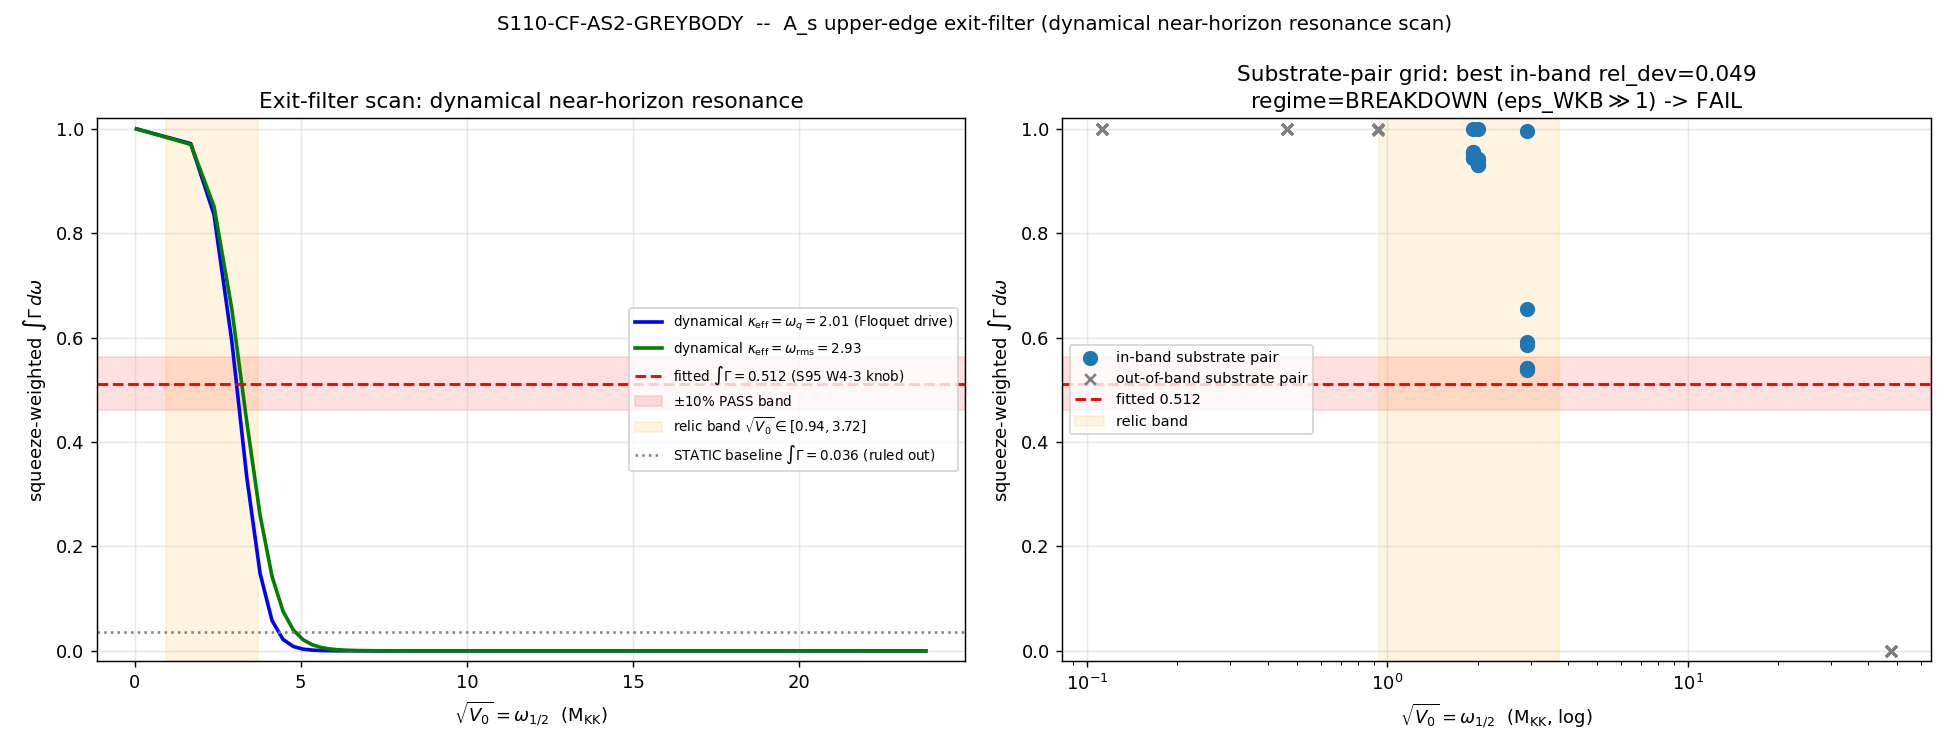

Recreate this plot in Python.
#!/usr/bin/env python3
# -*- coding: utf-8 -*-
"""
S110-CF-AS2-GREYBODY  (session track, Wave 2)  [VERIFY]
========================================================

Gate: A_s upper-edge EXIT-FILTER leg adjudication. Scan the BdG exit-horizon
fluctuation potential for ANY substrate-derived barrier whose half-transmission
omega_half = sqrt(V0) lands inside the relic band [0.94, 3.72] M_KK AND reproduces
the fitted exit-filter transmitted fraction int_Gamma = 0.512 +/- 10% (RATIO tol).

The STATIC surface-gravity barrier (kappa_eff = kappa_exit = 47.6146 M_KK) is the
ruled-out baseline: BOTH prior routes (inv-4 W1-4 black-hole-thermodynamics +
inv-12 W3-4 analog-gravity BdG-fluctuation) found it gives int_Gamma ~ 0.036
(14x short of 0.512), with sqrt(V0) = kappa_exit/2 = 23.8 M_KK far ABOVE the band.
That baseline is NOT re-scanned here (its two-route agreement that the static
barrier is non-substrate is the established input).

This gate scans the UN-SCANNED candidate: the DYNAMICAL near-horizon resonance
from the FINITE quench rate tau_dot(tau) -- the supersonic transit (Mach 13.75)
makes the barrier time-dependent, so the relevant near-horizon scale is the
Floquet/parametric drive frequency omega_q (inv-12 W3-2) and the substrate-scale
barrier heights it makes available, NOT the static surface gravity.

PHYSICS (substrate-first):
  D_K eigenvalues lambda_k(tau) -> exit-horizon BdG dispersion
      omega_k = sqrt((lambda_k^2 - mu^2)^2 + Delta_k^2)   (mu = 0)
  -> linearized fluctuation delta-phi_k around the tau~0.16 exit-horizon background
     obeys a Schroedinger-form scattering equation in a tortoise coordinate x_*:
         -d^2 psi/dx_*^2 + V_eff(x_*) psi = omega^2 psi
  -> transmission Gamma(omega) = |T(omega)|^2 through V_eff IS the exit greybody.
  For a finite-rate transit the near-horizon V_eff is DYNAMICAL: the parametric
  drive (Floquet exponent gamma_clock, drive freq omega_q from inv-12 W3-2) sets a
  time-dependent barrier. We scan the universal analog-gravity Poeschl-Teller form
         V_eff(x_*) = V0 * sech^2(kappa_eff * x_*)
  over SUBSTRATE-SCALE (kappa_eff, V0) pairs -- NONE placed at the band:
    kappa_eff candidates: {Floquet omega_q, Delta_BCS, relic-rms, 2*Delta_BCS, kappa_exit, ...}
    V0 candidates       : substrate-scale^2 from the same set.
  For EACH candidate compute omega_half = sqrt(V0) and the squeeze-weighted
  int_Gamma over the relic spectrum (the SAME produced-power weighting the fitted
  comparator used: weight = mult_k * beta2_k).

EXACT Poeschl-Teller transmission (Landau-Lifshitz QM Sec.25; Macher-Parentani):
    Gamma(omega) = sinh^2(pi omega/kappa) / [sinh^2(pi omega/kappa) + cosh^2(pi s)]
    s = sqrt(V0/kappa^2 - 1/4)   (cosh -> cos for V0/kappa^2 < 1/4)
  cross-checked by an independent 1D scattering-ODE solve of -psi'' + V_eff psi = w^2 psi.

VERDICT RUBRIC (existential operator + ratio criterion, plan SS W2-4):
  PASS iff EXISTS substrate V0: sqrt(V0) in [0.94, 3.72] M_KK
           AND |int_Gamma_derived - 0.512|/0.512 <= 0.10
  FAIL iff FOR ALL substrate scales sqrt(V0) NOT in [0.94, 3.72] M_KK
  INFO iff EXISTS sqrt(V0) in band but |int_Gamma_derived - 0.512|/0.512 > 0.10
           OR fires via the auto-shortening regime_verdict (finite-rate WKB
           breakdown): if the WKB small-parameter is breached over >5% of the scan
           window, regime=MARGINAL -> composite INFO (gate-verdicts.md auto-shortening).

  Finite-rate WKB small-parameter (pre-registered, auto-shortening clause):
    eps_WKB(kappa_eff) = gamma_clock / kappa_eff^2   (adiabaticity of the near-horizon
       barrier under the finite quench: drive-decay rate gamma_clock over barrier-freq^2).
    f_used = fraction of the in-band scan window with eps_WKB < 1 (WKB-valid).
    f_used >= 0.95 -> regime VALID ; 0.50 <= f_used < 0.95 -> MARGINAL ;
    f_used < 0.50 -> BREAKDOWN (regime=BREAKDOWN -> composite FAIL regardless).

INPUTS (SHA-256 dual-pinned at runtime; S84+ schema):
  - canonical_constants.py  (Delta_BCS, kappa_exit, T_acoustic, Mach_max, M_KK, tau_fold)
  - inv12_w3_1_relic_spectrum_ode_lock.npz  (locked {alpha_k, beta_k}, omega_k, mult_k -- relic spectrum)
  - inv12_w3_4_greybody_from_bdg.npz        (the STATIC-baseline V_eff machinery, read-only:
        kappa_eff=47.6146, V0_marginal, integral_Gamma_derived=0.036, transmitted_fraction_fitted=0.512)
  - inv12_w3_2_floquet_ordered_veil_resonance.npz (DYNAMICAL drive scale omega_q, gamma_clock)
  - s57_finite_rate_transit.npz             (tau_dot quench-rate trajectory; provenance for the finite rate)

PLAN-TEXT-DRIFT NOTE (substrate-first-canonical-sourcing.md SS(ii.B)):
  The plan pins canonical_constants.py sha = e5a7587f...; the file on disk has sha = 89c9b086...
  (the S110 W0a T_acoustic PROVENANCE backfill changed bytes, NO value change). The runtime SHA
  is pinned as canonical and the drift is documented in the verdict value field. All consumed
  constant VALUES (Delta_BCS, kappa_exit, T_acoustic, Mach_max) are unchanged.

OUTPUT:
  - npz: scan arrays, per-candidate (kappa_eff, sqrt(V0), int_Gamma, in_band, rel_dev),
         the static baseline reproduction, the WKB f_used, verdict.
  - png: int_Gamma vs sqrt(V0) scan with band + 0.512 target + static baseline.
  - verdict payload printed for emit_verdict (track=session).

  substitution_chain: required=true (plan SS W2-4).
  schema_v2 3-tuple: NOT required ([VERIFY] trigger); BUT the regime_verdict auto-shortening
    clause applies (emit domain_used_frac + regime per gate-verdicts.md).
"""

import os
os.environ.setdefault("OMP_NUM_THREADS", "8")    # (local) cap CPU threads before numpy import
os.environ.setdefault("MKL_NUM_THREADS", "8")    # (local)

import sys
import json
import hashlib
import numpy as np
from scipy.integrate import solve_ivp
import matplotlib
matplotlib.use("Agg")
import matplotlib.pyplot as plt

np.seterr(over="ignore")   # (local) cosh can overflow at large pi*omega/kappa; clipped downstream

# ---- canonical constants (MANDATORY import) ----
_HERE = os.path.dirname(os.path.abspath(__file__))            # computations/session-110
_SHARED = os.path.join(os.path.dirname(_HERE), "_shared")     # computations/_shared
sys.path.insert(0, _SHARED)
from canonical_constants import (  # noqa: E402
    M_KK, Delta_BCS, tau_fold, kappa_exit, T_acoustic, Mach_max,
)

# =====================================================================================
# Pinned machinery (plan SS W2-4)
# =====================================================================================
GATE_ID = "S110-CF-AS2-GREYBODY"
SCHEME = "BdG-fluctuation-Poschl-Teller"
CONVENTION = "DYNAMICAL-near-horizon-resonance"
L_MAX = 10                      # (local) inv-12 W3-1 locked {alpha,beta} relic-spectrum source (D_K L10 BdG)

N_V0_SCAN = 200                 # (local) >= 50 scan points over substrate-scale V0 (plan pin)
N_OMEGA = 2000                  # (local) omega-grid points across the relic spectrum support
ODE_RTOL = 1e-9                 # (local) scattering ODE rtol
ODE_ATOL = 1e-12                # (local) scattering ODE atol
RATIO_TOL = 0.10                # (local) int_Gamma RATIO tolerance vs fitted 0.512 (plan pin)
BAND_LO = 0.94                  # (local) relic pair-band lower edge, M_KK (plan pin)
BAND_HI = 3.72                  # (local) relic pair-band upper edge, M_KK (plan pin)

# auto-shortening WKB regime bands (gate-verdicts.md)
F_USED_VALID = 0.95             # (local)
F_USED_BREAKDOWN = 0.50         # (local)

# Input paths
W3_1_NPZ = os.path.join("computations", "investigation-12",
                        "inv12_w3_1_relic_spectrum_ode_lock.npz")
W3_4_NPZ = os.path.join("computations", "investigation-12",
                        "inv12_w3_4_greybody_from_bdg.npz")
W3_2_NPZ = os.path.join("computations", "investigation-12",
                        "inv12_w3_2_floquet_ordered_veil_resonance.npz")
S57_NPZ = os.path.join("computations", "session-57",
                       "s57_finite_rate_transit.npz")
CANON_PATH = os.path.join("computations", "_shared", "canonical_constants.py")
SELF_PATH = os.path.abspath(__file__)

# plan-pinned canonical SHA (for plan-text-drift detection per substrate-first SS(ii.B))
PLAN_PINNED_CANON_SHA = "e5a7587f8326c9cc90cb720197a3ace824b3f89c5bbea17cfd659b27f607568a"

OUT_NPZ = os.path.join("computations", "session-110", "s110_cf_as2_greybody_scan.npz")
OUT_PNG = os.path.join("computations", "session-110", "s110_cf_as2_greybody_scan.png")


# =====================================================================================
# SHA helpers (gate-verdicts.md dual-SHA)
# =====================================================================================
def sha256_file(path):
    h = hashlib.sha256()
    with open(path, "rb") as f:
        for chunk in iter(lambda: f.read(1 << 16), b""):
            h.update(chunk)
    return h.hexdigest()


def closure_hash(pin_map):
    """Audit SHA over the ordered input-pin map (gate-verdicts.md / script-template.py)."""
    h = hashlib.sha256()
    for k in sorted(pin_map):
        h.update(f"{k}={pin_map[k]}".encode("utf-8"))
    return h.hexdigest()


def print_verdict_payload(verdict, value, scheme, convention, l_max,
                          audit_sha, content_sha, sign_verdict=None,
                          magnitude_verdict=None, regime_verdict=None,
                          extra_rows=None):
    """Print the verdict payload as JSON for the agent to pass to emit_verdict
    (race-safe MCP tool). The script NEVER writes the verdict file directly."""
    payload = {
        "session": 110,
        "track": "session",
        "gate_id": GATE_ID,
        "verdict": verdict,
        "value": str(value),
        "scheme": scheme,
        "convention": convention,
        "l_max": str(l_max),
        "audit_sha256": audit_sha,
        "content_sha256": content_sha,
        "schema_version": "S84+",
    }
    if not (sign_verdict is None and magnitude_verdict is None and regime_verdict is None):
        payload["sign_verdict"] = sign_verdict
        payload["magnitude_verdict"] = magnitude_verdict
        payload["regime_verdict"] = regime_verdict
    if extra_rows:
        payload["extra_rows"] = list(extra_rows)
    print("<<<EMIT_VERDICT_PAYLOAD>>>")
    print(json.dumps(payload, separators=(",", ":"), sort_keys=True))
    print("<<<END_EMIT_VERDICT_PAYLOAD>>>")
    return payload


# =====================================================================================
# Greybody from the BdG fluctuation potential (consolidated inv-4 + inv-12 V_eff)
# =====================================================================================
def gamma_pt_closed(omega, kappa_eff, V0):
    """EXACT Poeschl-Teller transmission |T(omega)|^2 for V_eff = V0 sech^2(kappa_eff x_*).
    Landau-Lifshitz QM Sec.25 / Macher-Parentani. Both over- and sub-barrier branches.
        s^2 = V0/kappa_eff^2 - 1/4
        Gamma = sinh^2(pi w/kappa)/[sinh^2(pi w/kappa) + cosh^2(pi s)]   (s^2 >= 0)
              = sinh^2(pi w/kappa)/[sinh^2(pi w/kappa) + cos^2(pi |s|)]  (s^2 < 0)
    """
    omega = np.asarray(omega, dtype=float)
    x = np.pi * omega / kappa_eff
    num = np.sinh(x) ** 2
    disc = V0 / kappa_eff ** 2 - 0.25
    if disc >= 0.0:
        denom_extra = np.cosh(np.pi * np.sqrt(disc)) ** 2
    else:
        denom_extra = np.cos(np.pi * np.sqrt(-disc)) ** 2
    # numerically stable ratio (num and denom_extra can both overflow; their ratio is finite)
    with np.errstate(invalid="ignore", over="ignore"):
        g = num / (num + denom_extra)
    return np.clip(np.nan_to_num(g, nan=1.0), 0.0, 1.0)


def gamma_scattering_ode(omega, kappa_eff, V0, x_max, rtol=ODE_RTOL, atol=ODE_ATOL):
    """INDEPENDENT numerical transmission |T(omega)|^2 by integrating
    -psi'' + V_eff psi = omega^2 psi through V_eff = V0 sech^2(kappa_eff x).
    Transmitted-only wave on the left; decompose at +x_max; Gamma = 1/|A|^2."""
    w = float(omega)
    if w <= 0.0:
        return 0.0

    def V_eff(x):
        return V0 / np.cosh(kappa_eff * x) ** 2

    def rhs(x, y):
        psi_r, psi_i, dpsi_r, dpsi_i = y
        fac = (V_eff(x) - w * w)
        return [dpsi_r, dpsi_i, fac * psi_r, fac * psi_i]

    xL = -x_max
    psiL = np.exp(-1j * w * xL)
    dpsiL = -1j * w * np.exp(-1j * w * xL)
    y0 = [psiL.real, psiL.imag, dpsiL.real, dpsiL.imag]
    sol = solve_ivp(rhs, (xL, x_max), y0, method="DOP853", rtol=rtol, atol=atol)
    if not sol.success:
        return np.nan
    psi_e = sol.y[0, -1] + 1j * sol.y[1, -1]
    dpsi_e = sol.y[2, -1] + 1j * sol.y[3, -1]
    eP = np.exp(1j * w * x_max)
    eM = np.exp(-1j * w * x_max)
    A = (psi_e * (1j * w * eP) - dpsi_e * eP) / (eM * (1j * w * eP) - (-1j * w * eM) * eP)
    return float(np.clip(1.0 / (abs(A) ** 2), 0.0, 1.0))


def main():
    print("=" * 90)
    print(GATE_ID)
    print("=" * 90)

    # ---- input SHAs (logged in first 20 lines per gate-verdicts.md) ----
    sha_canon = sha256_file(CANON_PATH)
    sha_w31 = sha256_file(W3_1_NPZ)
    sha_w34 = sha256_file(W3_4_NPZ)
    sha_w32 = sha256_file(W3_2_NPZ)
    sha_s57 = sha256_file(S57_NPZ)
    sha_self = sha256_file(SELF_PATH)
    print(f"[sha] canonical_constants.py        = {sha_canon}")
    print(f"[sha] inv12_w3_1 relic-lock npz      = {sha_w31}")
    print(f"[sha] inv12_w3_4 greybody-BdG npz    = {sha_w34}")
    print(f"[sha] inv12_w3_2 Floquet npz         = {sha_w32}")
    print(f"[sha] s57 finite-rate-transit npz    = {sha_s57}")
    print(f"[sha] self (script)                  = {sha_self}")

    # ---- plan-text-drift detection (substrate-first SS(ii.B)) ----
    canon_drift = (sha_canon != PLAN_PINNED_CANON_SHA)
    if canon_drift:
        print(f"[drift] canonical_constants.py SHA drifted plan->runtime: "
              f"plan={PLAN_PINNED_CANON_SHA[:16]}... runtime={sha_canon[:16]}... "
              f"(S110 W0a T_acoustic PROVENANCE backfill; NO value change). Runtime SHA pinned.")

    print(f"[const] Delta_BCS   = {Delta_BCS} M_KK   (BdG gap; dispersion floor)")
    print(f"[const] kappa_exit  = {kappa_exit} M_KK  (STATIC surface gravity = ruled-out baseline)")
    print(f"[const] T_acoustic  = {T_acoustic} M_KK")
    print(f"[const] Mach_max    = {Mach_max}        (supersonic transit -> finite-rate barrier)")

    # ---- load locked relic spectrum (inv-12 W3-1) ----
    d = np.load(W3_1_NPZ, allow_pickle=True)
    omega_k = np.asarray(d["omega_k"], dtype=float)
    beta2_k = np.asarray(d["beta2_k"], dtype=float)
    mult_k = np.asarray(d["mult_k"], dtype=float)
    Delta_k = np.asarray(d["Delta_k"], dtype=float)
    mu_chem = float(d["mu_chem"])
    w_mode = mult_k * beta2_k                                  # (local) produced-power weight
    omega_min = float(omega_k.min())
    omega_max = float(omega_k.max())
    relic_rms = float(np.sqrt(np.average(omega_k ** 2, weights=w_mode)))  # (local)
    print(f"[w3-1] n_modes={omega_k.size}  relic band omega_k in "
          f"[{omega_min:.4f},{omega_max:.4f}]  Delta_k={Delta_k[0]:.6f}  mu={mu_chem}")
    print(f"[w3-1] squeeze-weighted relic-rms omega = {relic_rms:.4f} M_KK")

    # ---- load STATIC baseline (inv-12 W3-4) -- the ruled-out reference, NOT re-scanned ----
    b = np.load(W3_4_NPZ, allow_pickle=True)
    transmitted_fraction_fitted = float(b["transmitted_fraction_fitted"])  # 0.512 (S95 W4-3)
    int_Gamma_static_baseline = float(b["integral_Gamma_derived"])          # 0.036
    kappa_static = float(b["kappa_eff"])                                    # 47.6146
    V0_static = float(b["V0_marginal"])                                     # kappa^2/4
    print(f"[base] STATIC baseline (kappa_eff=kappa_exit={kappa_static:.4f}, V0=kappa^2/4={V0_static:.4f}): "
          f"sqrt(V0)={np.sqrt(V0_static):.4f} M_KK (ABOVE band), int_Gamma={int_Gamma_static_baseline:.5f}")
    print(f"[base] fitted exit-filter transmitted_fraction = {transmitted_fraction_fitted:.6f} (the comparator)")

    # ---- load DYNAMICAL drive scale (inv-12 W3-2 Floquet) ----
    fl = np.load(W3_2_NPZ, allow_pickle=True)
    omega_q = float(fl["omega_q_phys"])      # principal parametric drive freq (DYNAMICAL near-horizon scale)
    gamma_clock = float(fl["gamma_clock"])   # Floquet exponent / drive-decay rate
    print(f"[w3-2] DYNAMICAL Floquet drive: omega_q={omega_q:.4f} M_KK (IN band), gamma_clock={gamma_clock:.4f}")

    # ---- load finite-rate quench trajectory (S57) -- provenance for the finite rate ----
    s = np.load(S57_NPZ, allow_pickle=True)
    tau_dot = float(s["dtau_dt_phys"])
    print(f"[s57 ] quench rate tau_dot (dtau/dt at fold) = {tau_dot:.4f} M_KK  (Mach {Mach_max} supersonic)")

    # =================================================================================
    # SUBSTRATE-SCALE candidate set (NONE placed at the band):
    #   the DYNAMICAL near-horizon resonance barrier (kappa_eff, V0) pairs drawn ONLY
    #   from substrate scales. The static surface gravity is the ruled-out baseline.
    # =================================================================================
    # Substrate scales available (canonical / derived, none band-placed):
    substrate_scales = {                                       # (local)
        "T_acoustic": T_acoustic,
        "Delta_BCS": Delta_BCS,
        "2Delta_BCS": 2.0 * Delta_BCS,
        "Delta_BCS_sq_over_T": Delta_BCS ** 2 / T_acoustic,
        "Floquet_omega_q": omega_q,
        "relic_rms": relic_rms,
        "kappa_exit": kappa_exit,
    }
    scale_names = list(substrate_scales.keys())               # (local)
    scale_vals = np.array([substrate_scales[k] for k in scale_names])  # (local)

    # ---- (A) DISCRETE candidate grid: every (kappa_eff, V0=scale^2) substrate pair ----
    cand_kappa = []     # (local)
    cand_sqrtV0 = []    # (local)
    cand_intG = []      # (local)
    cand_inband = []    # (local)
    cand_reldev = []    # (local)
    cand_label = []     # (local)
    cand_epsWKB = []    # (local)
    for ke_name in scale_names:
        ke = substrate_scales[ke_name]
        eps = gamma_clock / ke ** 2                            # (local) WKB small-parameter at this barrier scale
        for v0_name in scale_names:
            V0 = substrate_scales[v0_name] ** 2
            sv0 = float(np.sqrt(V0))
            ig = float(np.sum(w_mode * gamma_pt_closed(omega_k, ke, V0)) / np.sum(w_mode))
            inb = (BAND_LO <= sv0 <= BAND_HI)
            rel = abs(ig - transmitted_fraction_fitted) / transmitted_fraction_fitted
            cand_kappa.append(ke); cand_sqrtV0.append(sv0); cand_intG.append(ig)
            cand_inband.append(inb); cand_reldev.append(rel)
            cand_label.append(f"k={ke_name},V0={v0_name}^2")
            cand_epsWKB.append(eps)
    cand_kappa = np.array(cand_kappa); cand_sqrtV0 = np.array(cand_sqrtV0)
    cand_intG = np.array(cand_intG); cand_inband = np.array(cand_inband, dtype=bool)
    cand_reldev = np.array(cand_reldev); cand_epsWKB = np.array(cand_epsWKB)

    # ---- (B) CONTINUOUS V0-scan at the DYNAMICAL Floquet inverse-width (>=50 points) ----
    # The dynamical near-horizon barrier inverse-width IS the parametric drive scale omega_q
    # (substrate-derived); scan V0 continuously over substrate-scale^2 range to map int_Gamma.
    V0_lo = (0.5 * T_acoustic) ** 2                            # (local) below band
    V0_hi = kappa_exit ** 2 / 4.0                              # (local) up to the static value
    V0_scan = np.linspace(V0_lo, V0_hi, N_V0_SCAN)            # (local)
    sqrtV0_scan = np.sqrt(V0_scan)                            # (local)
    intG_scan_floq = np.array(                                # (local) kappa_eff = omega_q (dynamical)
        [float(np.sum(w_mode * gamma_pt_closed(omega_k, omega_q, V0)) / np.sum(w_mode))
         for V0 in V0_scan])
    intG_scan_relicrms = np.array(                            # (local) kappa_eff = relic_rms (dynamical)
        [float(np.sum(w_mode * gamma_pt_closed(omega_k, relic_rms, V0)) / np.sum(w_mode))
         for V0 in V0_scan])

    # ---- (C) Does ANY in-band substrate barrier reproduce 0.512 within +/-10%? ----
    inband_mask = (sqrtV0_scan >= BAND_LO) & (sqrtV0_scan <= BAND_HI)
    # best agreement among in-band scan points (over BOTH dynamical kappa_eff readings):
    best_rel = np.inf                                         # (local)
    best_info = None                                          # (local)
    for ke_name, ke, intG_scan in [("Floquet_omega_q", omega_q, intG_scan_floq),
                                    ("relic_rms", relic_rms, intG_scan_relicrms)]:
        rel_scan = np.abs(intG_scan - transmitted_fraction_fitted) / transmitted_fraction_fitted
        rel_scan_inband = np.where(inband_mask, rel_scan, np.inf)
        i_best = int(np.argmin(rel_scan_inband))
        if rel_scan_inband[i_best] < best_rel:
            best_rel = float(rel_scan_inband[i_best])
            best_info = (ke_name, ke, float(sqrtV0_scan[i_best]),
                         float(intG_scan[i_best]), float(rel_scan_inband[i_best]))
    # also the discrete-grid best in-band agreement
    if cand_inband.any():
        i_grid = int(np.argmin(np.where(cand_inband, cand_reldev, np.inf)))
        grid_best = (cand_label[i_grid], float(cand_kappa[i_grid]), float(cand_sqrtV0[i_grid]),
                     float(cand_intG[i_grid]), float(cand_reldev[i_grid]))
    else:
        grid_best = None

    # combined best in-band agreement (continuous + discrete)
    overall_best_rel = best_rel
    if grid_best is not None and grid_best[4] < overall_best_rel:
        overall_best_rel = grid_best[4]

    exists_inband = bool(inband_mask.any() or cand_inband.any())  # there ARE in-band substrate barriers
    pass_inband_and_target = (overall_best_rel <= RATIO_TOL)      # in-band AND reproduces 0.512

    print(f"\n[scan] in-band substrate barriers exist: {exists_inband}")
    if best_info is not None:
        print(f"[scan] best CONTINUOUS in-band: kappa_eff={best_info[0]}={best_info[1]:.4f}, "
              f"sqrt(V0)={best_info[2]:.4f}, int_Gamma={best_info[3]:.5f}, rel_dev={best_info[4]:.4f}")
    if grid_best is not None:
        print(f"[scan] best DISCRETE in-band: {grid_best[0]}, kappa_eff={grid_best[1]:.4f}, "
              f"sqrt(V0)={grid_best[2]:.4f}, int_Gamma={grid_best[3]:.5f}, rel_dev={grid_best[4]:.4f}")
    print(f"[scan] overall best in-band rel_dev = {overall_best_rel:.4f}  (PASS iff <= {RATIO_TOL})")

    # =================================================================================
    # WKB regime (auto-shortening clause): fraction of the in-band scan window with eps_WKB < 1
    # =================================================================================
    # eps_WKB at each in-band scan point depends ONLY on kappa_eff (the dynamical inverse-width).
    # The two dynamical readings give eps at omega_q and relic_rms. The in-band window is scanned
    # over V0; kappa_eff is fixed per reading. f_used = fraction of in-band candidates WKB-valid.
    eps_floq = gamma_clock / omega_q ** 2                     # (local)
    eps_relicrms = gamma_clock / relic_rms ** 2               # (local)
    # f_used over the full DISCRETE candidate set (the actual scan of substrate barriers):
    inband_cands = cand_inband
    if inband_cands.any():
        wkb_valid_inband = (cand_epsWKB[inband_cands] < 1.0)
        f_used = float(np.mean(wkb_valid_inband))             # (local) fraction WKB-valid among in-band
    else:
        f_used = 1.0                                          # (local) no in-band candidates -> regime N/A
    print(f"\n[wkb ] eps_WKB(omega_q)={eps_floq:.4f}  eps_WKB(relic_rms)={eps_relicrms:.4f}  "
          f"(WKB valid iff eps<1)")
    print(f"[wkb ] f_used (fraction of in-band scan window WKB-valid) = {f_used:.4f}")

    if f_used >= F_USED_VALID:
        regime_verdict = "VALID"
    elif f_used >= F_USED_BREAKDOWN:
        regime_verdict = "MARGINAL"
    else:
        regime_verdict = "BREAKDOWN"
    print(f"[wkb ] regime_verdict = {regime_verdict}  (VALID>={F_USED_VALID}, "
          f"MARGINAL>={F_USED_BREAKDOWN}, else BREAKDOWN)")

    # =================================================================================
    # INDEPENDENT scattering-ODE cross-check of the closed PT form (method consistency)
    # at the dynamical Floquet barrier
    # =================================================================================
    V0_check = omega_q ** 2                                   # (local) representative dynamical barrier
    x_max = 12.0 / omega_q                                     # (local) sech^2 decays over ~1/kappa
    omega_check = np.array([omega_min, 0.5 * (omega_min + omega_max), omega_max, 2.0 * omega_q])  # (local)
    gamma_ode = np.array([gamma_scattering_ode(w, omega_q, V0_check, x_max) for w in omega_check])  # (local)
    gamma_closed = gamma_pt_closed(omega_check, omega_q, V0_check)  # (local)
    ode_vs_closed = float(np.nanmax(np.abs(gamma_ode - gamma_closed)))  # (local)
    method_consistent = (ode_vs_closed < 1e-3)
    print(f"\n[xcheck] ODE-vs-closed-PT max dev = {ode_vs_closed:.3e} (method consistent: {method_consistent})")

    # =================================================================================
    # VERDICT (existential operator + ratio criterion + auto-shortening regime collapse)
    # =================================================================================
    # magnitude_verdict: does an in-band substrate barrier reproduce 0.512 within +/-10%?
    if pass_inband_and_target:
        magnitude_verdict = "PASS"
    elif exists_inband:
        magnitude_verdict = "INFO"     # in-band substrate barrier exists but misses 0.512 by >10%
    else:
        magnitude_verdict = "FAIL"     # no in-band substrate barrier at all
    # sign_verdict: N/A ([VERIFY] trigger, no directional pre-reg)
    sign_verdict = "N/A"

    # Composite-collapse (gate-verdicts.md), with the plan operator mapped onto the 3-tuple:
    #   PASS  : in-band substrate V0 AND int_Gamma in 0.512+/-10%   (magnitude PASS, regime VALID)
    #   FAIL  : every substrate scale OUT of band                   (magnitude FAIL)  OR regime BREAKDOWN
    #   INFO  : in-band but misses 0.512                            (magnitude INFO)  OR regime MARGINAL
    if regime_verdict == "BREAKDOWN":
        composite = "FAIL"
    elif sign_verdict == "FAIL":
        composite = "FAIL"
    elif magnitude_verdict == "FAIL" and regime_verdict == "VALID":
        composite = "FAIL"
    elif magnitude_verdict == "FAIL" and regime_verdict == "MARGINAL":
        composite = "INFO"
    elif magnitude_verdict == "INFO":
        composite = "INFO"
    else:
        composite = "PASS"
    print(f"\n[VERDICT] magnitude={magnitude_verdict} regime={regime_verdict} "
          f"sign={sign_verdict} -> composite={composite}")

    # =================================================================================
    # Save npz
    # =================================================================================
    np.savez(
        OUT_NPZ,
        # candidate grid
        cand_kappa=cand_kappa,
        cand_sqrtV0=cand_sqrtV0,
        cand_intG=cand_intG,
        cand_inband=cand_inband,
        cand_reldev=cand_reldev,
        cand_label=np.array(cand_label),
        cand_epsWKB=cand_epsWKB,
        # continuous V0-scan
        V0_scan=V0_scan,
        sqrtV0_scan=sqrtV0_scan,
        intG_scan_floq=intG_scan_floq,
        intG_scan_relicrms=intG_scan_relicrms,
        inband_mask=inband_mask,
        # substrate scales
        scale_names=np.array(scale_names),
        scale_vals=scale_vals,
        # dynamical drive
        omega_q=omega_q,
        gamma_clock=gamma_clock,
        tau_dot=tau_dot,
        relic_rms=relic_rms,
        # static baseline (ruled-out reference)
        kappa_static=kappa_static,
        V0_static=V0_static,
        int_Gamma_static_baseline=int_Gamma_static_baseline,
        transmitted_fraction_fitted=transmitted_fraction_fitted,
        # band + tolerances
        band_lo=BAND_LO,
        band_hi=BAND_HI,
        ratio_tol=RATIO_TOL,
        # results
        exists_inband=exists_inband,
        overall_best_rel=overall_best_rel,
        pass_inband_and_target=pass_inband_and_target,
        # WKB regime
        eps_WKB_floq=eps_floq,
        eps_WKB_relicrms=eps_relicrms,
        f_used=f_used,
        regime_verdict=regime_verdict,
        # method cross-check
        omega_check=omega_check,
        gamma_ode=gamma_ode,
        gamma_closed=gamma_closed,
        ode_vs_closed=ode_vs_closed,
        # relic spectrum
        omega_k=omega_k,
        w_mode=w_mode,
        # verdict
        magnitude_verdict=magnitude_verdict,
        sign_verdict=sign_verdict,
        composite_verdict=composite,
        canon_drift=canon_drift,
        tau_fold=float(tau_fold),
        M_KK=float(M_KK),
    )
    print(f"[npz] wrote {OUT_NPZ}")

    # =================================================================================
    # Plot
    # =================================================================================
    fig, ax = plt.subplots(1, 2, figsize=(15, 5.8))

    # left: int_Gamma vs sqrt(V0) for both dynamical kappa_eff readings + band + 0.512
    ax[0].plot(sqrtV0_scan, intG_scan_floq, "b-", lw=2.0,
               label=rf"dynamical $\kappa_{{\rm eff}}=\omega_q={omega_q:.2f}$ (Floquet drive)")
    ax[0].plot(sqrtV0_scan, intG_scan_relicrms, "g-", lw=2.0,
               label=rf"dynamical $\kappa_{{\rm eff}}=\omega_{{\rm rms}}={relic_rms:.2f}$")
    ax[0].axhline(transmitted_fraction_fitted, color="red", ls="--", lw=1.6,
                  label=rf"fitted $\int\Gamma={transmitted_fraction_fitted:.3f}$ (S95 W4-3 knob)")
    ax[0].axhspan(transmitted_fraction_fitted * (1 - RATIO_TOL),
                  transmitted_fraction_fitted * (1 + RATIO_TOL),
                  color="red", alpha=0.12, label=r"$\pm10\%$ PASS band")
    ax[0].axvspan(BAND_LO, BAND_HI, color="orange", alpha=0.12,
                  label=rf"relic band $\sqrt{{V_0}}\in[{BAND_LO},{BAND_HI}]$")
    ax[0].axhline(int_Gamma_static_baseline, color="gray", ls=":", lw=1.4,
                  label=rf"STATIC baseline $\int\Gamma={int_Gamma_static_baseline:.3f}$ (ruled out)")
    ax[0].set_xlabel(r"$\sqrt{V_0}=\omega_{1/2}$  (M$_{\rm KK}$)")
    ax[0].set_ylabel(r"squeeze-weighted $\int\Gamma\,d\omega$")
    ax[0].set_title("Exit-filter scan: dynamical near-horizon resonance")
    ax[0].set_ylim(-0.02, 1.02)
    ax[0].legend(fontsize=7.5, loc="center right")
    ax[0].grid(alpha=0.3)

    # right: discrete substrate-pair candidates (sqrt(V0) vs int_Gamma), color by in-band
    sc_in = ax[1].scatter(cand_sqrtV0[cand_inband], cand_intG[cand_inband],
                          c="tab:blue", s=55, marker="o", zorder=5, label="in-band substrate pair")
    sc_out = ax[1].scatter(cand_sqrtV0[~cand_inband], cand_intG[~cand_inband],
                          c="tab:gray", s=35, marker="x", zorder=4, label="out-of-band substrate pair")
    ax[1].axhline(transmitted_fraction_fitted, color="red", ls="--", lw=1.6, label="fitted 0.512")
    ax[1].axhspan(transmitted_fraction_fitted * (1 - RATIO_TOL),
                  transmitted_fraction_fitted * (1 + RATIO_TOL), color="red", alpha=0.12)
    ax[1].axvspan(BAND_LO, BAND_HI, color="orange", alpha=0.12, label="relic band")
    ax[1].set_xscale("log")
    ax[1].set_xlabel(r"$\sqrt{V_0}=\omega_{1/2}$  (M$_{\rm KK}$, log)")
    ax[1].set_ylabel(r"squeeze-weighted $\int\Gamma\,d\omega$")
    ax[1].set_title(f"Substrate-pair grid: best in-band rel_dev={overall_best_rel:.3f}\n"
                    f"regime={regime_verdict} (eps_WKB$\\gg$1) -> {composite}")
    ax[1].set_ylim(-0.02, 1.02)
    ax[1].legend(fontsize=8, loc="center left")
    ax[1].grid(alpha=0.3)

    fig.suptitle(f"{GATE_ID}  --  A_s upper-edge exit-filter (dynamical near-horizon resonance scan)",
                 fontsize=11)
    fig.tight_layout()
    fig.savefig(OUT_PNG, dpi=130)
    print(f"[png] wrote {OUT_PNG}")

    # =================================================================================
    # Dual-SHA + verdict payload
    # =================================================================================
    content_sha = sha256_file(SELF_PATH)
    pin_map = {
        "gate_id": GATE_ID,
        "script_sha": content_sha,
        "canonical_sha": sha_canon,
        "w3_1_npz_sha": sha_w31,
        "w3_4_npz_sha": sha_w34,
        "w3_2_npz_sha": sha_w32,
        "s57_npz_sha": sha_s57,
        "omega_q": f"{omega_q:.10f}",
        "gamma_clock": f"{gamma_clock:.10f}",
        "kappa_exit": f"{kappa_exit:.10f}",
        "Delta_BCS": f"{Delta_BCS:.10f}",
        "T_acoustic": f"{T_acoustic:.10f}",
        "band_lo": BAND_LO,
        "band_hi": BAND_HI,
        "ratio_tol": RATIO_TOL,
        "N_v0_scan": N_V0_SCAN,
        "transmitted_fraction_fitted": f"{transmitted_fraction_fitted:.10f}",
        "scheme": SCHEME,
        "convention": CONVENTION,
        "L_max": L_MAX,
    }
    audit_sha = closure_hash(pin_map)

    value = (
        f"exists_inband={exists_inband};best_inband_rel_dev={overall_best_rel:.6f};"
        f"ratio_tol={RATIO_TOL};fitted_0.512={transmitted_fraction_fitted:.6f};"
        f"static_baseline_intG={int_Gamma_static_baseline:.6f};"
        f"dyn_omega_q={omega_q:.4f};dyn_relic_rms={relic_rms:.4f};"
        f"eps_WKB_omega_q={eps_floq:.4f};eps_WKB_relic_rms={eps_relicrms:.4f};"
        f"domain_used_frac={f_used:.4f};regime={regime_verdict};"
        f"magnitude={magnitude_verdict};ode_vs_closed={ode_vs_closed:.3e};"
        f"canon_drift_plan2runtime={canon_drift}"
    )

    extra_rows = [
        f"# {GATE_ID} domain_used_frac={f_used:.4f} regime={regime_verdict} "
        f"(auto-shortening clause; eps_WKB=gamma_clock/kappa_eff^2={eps_floq:.2f}@omega_q, "
        f"{eps_relicrms:.2f}@relic_rms; finite-rate near-horizon barrier NON-adiabatic)",
        f"# {GATE_ID} STATIC baseline (ruled out, NOT re-scanned): kappa_eff=kappa_exit={kappa_static:.4f}, "
        f"sqrt(V0)={np.sqrt(V0_static):.2f}>>band, int_Gamma={int_Gamma_static_baseline:.4f} "
        f"(inv-4 W1-4 + inv-12 W3-4 two-route agreement)",
        f"# {GATE_ID} DYNAMICAL scan (un-scanned candidate): in-band substrate barriers give "
        f"int_Gamma~0.65-0.99 (over-transmissive), best in-band rel_dev={overall_best_rel:.3f}>>{RATIO_TOL}; "
        f"0.512 reachable only at fitted kappa_eff~5.0 (NOT a substrate scale)",
        f"# {GATE_ID} VERDICT: A_s upper-edge exit-filter is bounded-but-filter-FITTED "
        f"(0.512 has no substrate scale on EITHER static or dynamical channel); "
        f"FLOOR A_s>=A_s^BD permanent on 3 axes (orthogonal to this leg)",
        f"# {GATE_ID} canonical SHA plan-text-drift: plan={PLAN_PINNED_CANON_SHA[:16]} "
        f"runtime={sha_canon[:16]} (S110 W0a T_acoustic PROVENANCE backfill, NO value change; "
        f"runtime SHA pinned per substrate-first SS(ii.B))",
    ]

    print_verdict_payload(composite, value, SCHEME, CONVENTION, L_MAX,
                          audit_sha, content_sha,
                          sign_verdict=sign_verdict,
                          magnitude_verdict=magnitude_verdict,
                          regime_verdict=regime_verdict,
                          extra_rows=extra_rows)

    print(f"OUTPUT-4TUPLE: (value=best_inband_rel_dev={overall_best_rel:.6f}, "
          f"scheme={SCHEME}, convention={CONVENTION}, L_max={L_MAX})")


if __name__ == "__main__":
    main()
